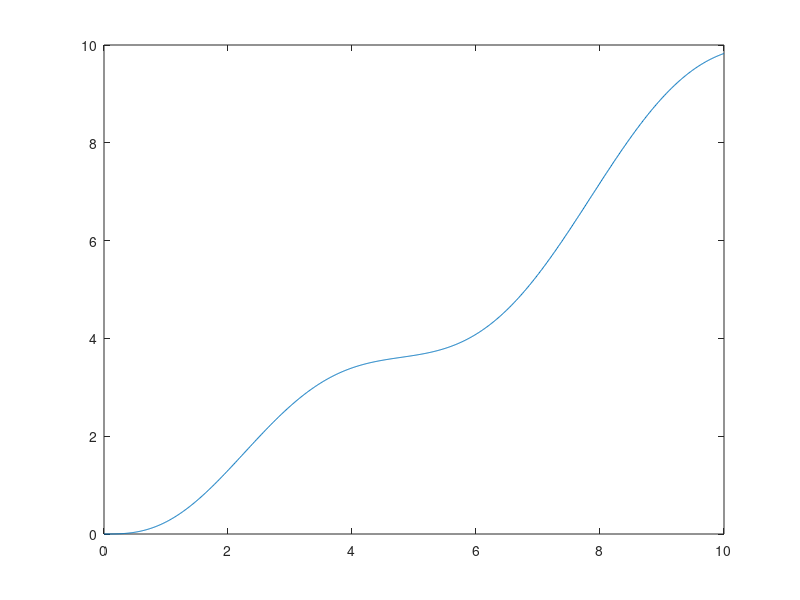

The MATLAB script that drew this image:
clc
%clear all
close all
clear xp x xpp
t0=0;
tf=10;
dt=.01;
t=t0:dt:tf;

m=1;
b=1;
k=1;
%F=ones(1,length(t));
%F=t;
F=t+sin(t);
x(1)=0;
xp(1)=0;

for i=1:length(t)-1
xpp(i)=(F(i)-b*xp(i)-k*x(i))/m;
xp(i+1)=sum(xpp*dt);
x(i+1)=sum(xp*dt);
   
end
plot(t,x)
y3=x;
